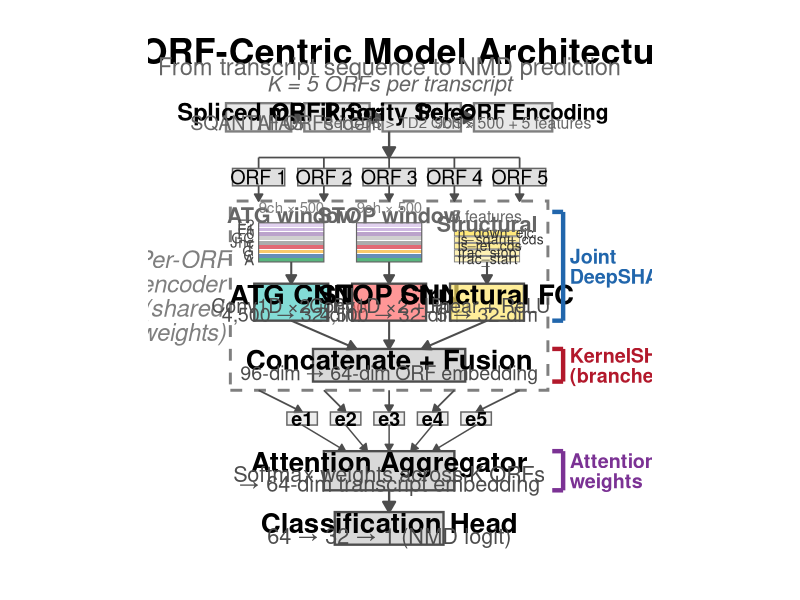

Recreate this plot in R.
#!/usr/bin/env Rscript
# make_architecture_figure.R — v5 model architecture diagram (redesigned)
#
# Color vocabulary:
#   Branch identity — teal (ATG), coral (Stop), gold (Structural)
#   Model processing — warm grey (fusion, attention, classification)
#   Data prep — light grey

library(ggplot2)

# ---------------------------------------------------------------------------
# Color palette — semantic groups
# ---------------------------------------------------------------------------
col_atg      <- "#4ECDC4"   # teal   — ATG branch
col_stop     <- "#FF6B6B"   # coral  — Stop branch
col_struct   <- "#FFE66D"   # gold   — Structural branch
col_process  <- "#C8C8C8"   # warm grey — fusion, attention, classification
col_process_light <- "#DCDCDC"  # lighter grey — ORF pills, embeddings
col_prep     <- "#E8E8E8"   # light grey
col_arrow    <- "grey30"

# SHAP method annotation colors
col_jds  <- "#2166AC"   # Joint DeepSHAP — blue
col_ks   <- "#B2182B"   # KernelSHAP — red
col_att  <- "#7B3294"   # Attention weights — purple

# Sequence channel colors
ch_cols <- c("#109648", "#255C99", "#F7B32B", "#D62839",  # A, C, G, T
             "#888888", "#BBBBBB",                          # junction, GC
             "#9E7BB5", "#B99AD4", "#D4BDE8")               # frame 0, 1, 2

arr <- function(len = 0.3) arrow(length = unit(len, "cm"), type = "closed")

# ---------------------------------------------------------------------------
# Build the figure
# ---------------------------------------------------------------------------
p <- ggplot() +
  coord_fixed(ratio = 1, xlim = c(-3, 18), ylim = c(5.5, 30)) +
  theme_void() +
  theme(plot.margin = margin(5, 5, 5, 5),
        plot.background = element_rect(fill = "white", color = NA),
        panel.background = element_rect(fill = "white", color = NA))

# =========================================================================
# TITLE
# =========================================================================
p <- p +
  annotate("text", x = 7, y = 29.2, label = "v5 ORF-Centric Model Architecture",
           size = 9, fontface = "bold") +
  annotate("text", x = 7, y = 28.5, label = "From transcript sequence to NMD prediction",
           size = 6, color = "grey40") +
  annotate("text", x = 7, y = 27.7,
           label = "K = 5 ORFs per transcript",
           size = 5.5, fontface = "italic", color = "grey40")

# =========================================================================
# DATA PREPARATION PIPELINE
# =========================================================================
prep_y1 <- 25.5; prep_y2 <- 26.8; prep_ym <- (prep_y1 + prep_y2) / 2
prep_title_y <- prep_ym + 0.25; prep_detail_y <- prep_ym - 0.25

p <- p +
  annotate("rect", xmin = -0.5, xmax = 2.5, ymin = prep_y1, ymax = prep_y2,
           fill = col_prep, color = "grey50", linewidth = 0.8) +
  annotate("text", x = 1.0, y = prep_title_y, label = "Spliced mRNA",
           size = 6, fontface = "bold") +
  annotate("text", x = 1.0, y = prep_detail_y, label = "SQANTI FASTA",
           size = 5, color = "grey40") +

  annotate("segment", x = 2.5, xend = 3.1, y = prep_ym, yend = prep_ym,
           arrow = arr(), color = col_arrow, linewidth = 0.8) +

  annotate("rect", xmin = 3.1, xmax = 6.1, ymin = prep_y1, ymax = prep_y2,
           fill = col_prep, color = "grey50", linewidth = 0.8) +
  annotate("text", x = 4.6, y = prep_title_y, label = "ORFik Scan",
           size = 6, fontface = "bold") +
  annotate("text", x = 4.6, y = prep_detail_y, label = "All ORFs identified",
           size = 5, color = "grey40") +

  annotate("segment", x = 6.1, xend = 6.7, y = prep_ym, yend = prep_ym,
           arrow = arr(), color = col_arrow, linewidth = 0.8) +

  annotate("rect", xmin = 6.7, xmax = 10.3, ymin = prep_y1, ymax = prep_y2,
           fill = col_prep, color = "grey50", linewidth = 0.8) +
  annotate("text", x = 8.5, y = prep_title_y, label = "Priority Selection",
           size = 6, fontface = "bold") +
  annotate("text", x = 8.5, y = prep_detail_y, label = "Ref CDS > TD2 CDS > Kozak",
           size = 3.8, color = "grey40") +

  annotate("segment", x = 10.3, xend = 10.9, y = prep_ym, yend = prep_ym,
           arrow = arr(), color = col_arrow, linewidth = 0.8) +

  annotate("rect", xmin = 10.9, xmax = 14.5, ymin = prep_y1, ymax = prep_y2,
           fill = col_prep, color = "grey50", linewidth = 0.8) +
  annotate("text", x = 12.7, y = prep_title_y, label = "Per-ORF Encoding",
           size = 5.5, fontface = "bold") +
  annotate("text", x = 12.7, y = prep_detail_y, label = "9ch \u00D7 500 + 5 features",
           size = 4, color = "grey40")

# =========================================================================
# FAN-OUT: 1 transcript -> K=5 ORFs
# =========================================================================
spread_y <- 24.3
orf_y1 <- 23.0; orf_y2 <- 23.8

p <- p +
  annotate("segment", x = 7.0, xend = 7.0, y = prep_y1, yend = spread_y,
           arrow = arr(), color = col_arrow, linewidth = 0.8)

orf_xs <- c(1.0, 4.0, 7.0, 10.0, 13.0)
orf_w <- 1.2

p <- p +
  annotate("segment", x = orf_xs[1], xend = orf_xs[5], y = spread_y, yend = spread_y,
           color = col_arrow, linewidth = 0.6)

for (i in seq_along(orf_xs)) {
  ox <- orf_xs[i]
  p <- p +
    annotate("segment", x = ox, xend = ox, y = spread_y, yend = orf_y2,
             color = col_arrow, linewidth = 0.6) +
    annotate("rect", xmin = ox - orf_w, xmax = ox + orf_w,
             ymin = orf_y1, ymax = orf_y2,
             fill = col_process_light, alpha = 0.9, color = "grey40", linewidth = 0.5) +
    annotate("text", x = ox, y = (orf_y1 + orf_y2) / 2,
             label = paste0("ORF ", i), size = 5)
}

# =========================================================================
# SHARED-WEIGHT PER-ORF ENCODER (enclosing dashed box)
# All 5 ORFs pass through this encoder; detail shown for one ORF.
# =========================================================================
enc_box_top <- 22.3
enc_box_bot <- 13.6

# Enclosing dashed box
p <- p +
  annotate("rect", xmin = -0.3, xmax = 14.3, ymin = enc_box_bot, ymax = enc_box_top,
           fill = NA, color = "grey50", linewidth = 1.0, linetype = "dashed") +
  annotate("text", x = -2.5, y = (enc_box_top + enc_box_bot) / 2,
           label = "Per-ORF\nencoder\n(shared\nweights)",
           size = 6, fontface = "italic", color = "grey50",
           hjust = 0.5, vjust = 0.5, lineheight = 0.85)

# Arrows from ALL 5 ORF pills into the top of the enclosing box
# Spread arrival points across the top edge
orf_arrival_xs <- c(1.0, 4.0, 7.0, 10.0, 13.0)
for (i in seq_along(orf_xs)) {
  p <- p +
    annotate("segment", x = orf_xs[i], xend = orf_arrival_xs[i],
             y = orf_y1, yend = enc_box_top,
             arrow = arr(0.2), color = col_arrow, linewidth = 0.6)
}

# --- Visual sequence strip for ATG branch (x centered at 2.5) ---
strip_x1 <- 1.0; strip_x2 <- 4.0
strip_base <- 19.5
ch_h <- 0.2
ch_names <- c("A", "C", "G", "T", "Jnc", "GC", "F0", "F1", "F2")
strip_top <- strip_base + 9 * ch_h

for (i in 1:9) {
  sy1 <- strip_base + (i - 1) * ch_h
  sy2 <- sy1 + ch_h * 0.85
  p <- p +
    annotate("rect", xmin = strip_x1, xmax = strip_x2,
             ymin = sy1, ymax = sy2,
             fill = ch_cols[i], alpha = 0.7, color = NA)
}
p <- p +
  annotate("rect", xmin = strip_x1, xmax = strip_x2,
           ymin = strip_base, ymax = strip_top,
           fill = NA, color = "grey40", linewidth = 0.4) +
  annotate("text", x = 2.5, y = strip_top + 0.35,
           label = "ATG window", size = 5.5, fontface = "bold", color = "grey40") +
  annotate("text", x = 2.5, y = strip_top + 0.7,
           label = "9ch \u00D7 500", size = 3.8, color = "grey50")

for (i in 1:9) {
  sy <- strip_base + (i - 0.5) * ch_h
  p <- p +
    annotate("text", x = strip_x1 - 0.2, y = sy, label = ch_names[i],
             size = 3.8, hjust = 1, color = "grey30")
}

# --- Visual sequence strip for Stop branch (x centered at 7.0) ---
strip2_x1 <- 5.5; strip2_x2 <- 8.5

for (i in 1:9) {
  sy1 <- strip_base + (i - 1) * ch_h
  sy2 <- sy1 + ch_h * 0.85
  p <- p +
    annotate("rect", xmin = strip2_x1, xmax = strip2_x2,
             ymin = sy1, ymax = sy2,
             fill = ch_cols[i], alpha = 0.7, color = NA)
}
p <- p +
  annotate("rect", xmin = strip2_x1, xmax = strip2_x2,
           ymin = strip_base, ymax = strip_top,
           fill = NA, color = "grey40", linewidth = 0.4) +
  annotate("text", x = 7.0, y = strip_top + 0.35,
           label = "STOP window", size = 5.5, fontface = "bold", color = "grey40") +
  annotate("text", x = 7.0, y = strip_top + 0.7,
           label = "9ch \u00D7 500", size = 3.8, color = "grey50")

# --- Visual feature table for Structural branch (x centered at 11.5) ---
feat_x1 <- 10.0; feat_x2 <- 13.0
feat_base <- 19.5
feat_h <- 0.3
feat_names <- c("frac_start", "frac_stop", "is_ref_cds", "is_sqanti_cds", "n_down_ejc")
feat_alphas <- c(0.4, 0.5, 0.7, 0.6, 0.9)
feat_top <- feat_base + 5 * feat_h

for (i in 1:5) {
  fy1 <- feat_base + (i - 1) * feat_h
  fy2 <- fy1 + feat_h * 0.85
  p <- p +
    annotate("rect", xmin = feat_x1, xmax = feat_x2,
             ymin = fy1, ymax = fy2,
             fill = col_struct, alpha = feat_alphas[i],
             color = "grey50", linewidth = 0.3) +
    annotate("text", x = feat_x1 + 0.15, y = (fy1 + fy2) / 2,
             label = feat_names[i], size = 3.5, hjust = 0, color = "grey20")
}
p <- p +
  annotate("text", x = 11.5, y = feat_top + 0.25,
           label = "Structural", size = 5.5, fontface = "bold", color = "grey40") +
  annotate("text", x = 11.5, y = feat_top + 0.6,
           label = "5 features", size = 4, color = "grey40")

# --- Arrows from visual inputs down to encoder boxes ---
enc_y2 <- 18.5; enc_y1 <- 16.8
p <- p +
  annotate("segment", x = 2.5, xend = 2.5, y = strip_base, yend = enc_y2,
           arrow = arr(0.25), color = col_arrow, linewidth = 0.7) +
  annotate("segment", x = 7.0, xend = 7.0, y = strip_base, yend = enc_y2,
           arrow = arr(0.25), color = col_arrow, linewidth = 0.7) +
  annotate("segment", x = 11.5, xend = 11.5, y = feat_base, yend = enc_y2,
           arrow = arr(0.25), color = col_arrow, linewidth = 0.7)

# --- Encoder boxes (branch identity colors) ---
p <- p +
  annotate("rect", xmin = 0.8, xmax = 4.2, ymin = enc_y1, ymax = enc_y2,
           fill = col_atg, alpha = 0.7, color = "grey30", linewidth = 0.8) +
  annotate("text", x = 2.5, y = 18.0, label = "ATG CNN",
           size = 7, fontface = "bold") +
  annotate("text", x = 2.5, y = 17.5, label = "Conv1D \u00D72 + Pool",
           size = 5, color = "grey30") +
  annotate("text", x = 2.5, y = 17.1, label = "4,500 \u2192 32-dim",
           size = 5, color = "grey30") +

  annotate("rect", xmin = 5.3, xmax = 8.7, ymin = enc_y1, ymax = enc_y2,
           fill = col_stop, alpha = 0.7, color = "grey30", linewidth = 0.8) +
  annotate("text", x = 7.0, y = 18.0, label = "STOP CNN",
           size = 7, fontface = "bold") +
  annotate("text", x = 7.0, y = 17.5, label = "Conv1D \u00D72 + Pool",
           size = 5, color = "grey30") +
  annotate("text", x = 7.0, y = 17.1, label = "4,500 \u2192 32-dim",
           size = 5, color = "grey30") +

  annotate("rect", xmin = 9.8, xmax = 13.2, ymin = enc_y1, ymax = enc_y2,
           fill = col_struct, alpha = 0.7, color = "grey30", linewidth = 0.8) +
  annotate("text", x = 11.5, y = 18.0, label = "Structural FC",
           size = 7, fontface = "bold") +
  annotate("text", x = 11.5, y = 17.5, label = "Linear + ReLU",
           size = 5, color = "grey30") +
  annotate("text", x = 11.5, y = 17.1, label = "5 \u2192 32-dim",
           size = 5, color = "grey30")

# =========================================================================
# FUSION (inside the enclosing box)
# =========================================================================
fus_y1 <- 14.0; fus_y2 <- 15.5

p <- p +
  annotate("segment", x = 2.5, xend = 5.5, y = enc_y1, yend = fus_y2,
           arrow = arr(0.25), color = col_arrow, linewidth = 0.7) +
  annotate("segment", x = 7.0, xend = 7.0, y = enc_y1, yend = fus_y2,
           arrow = arr(0.25), color = col_arrow, linewidth = 0.7) +
  annotate("segment", x = 11.5, xend = 8.5, y = enc_y1, yend = fus_y2,
           arrow = arr(0.25), color = col_arrow, linewidth = 0.7) +

  annotate("rect", xmin = 3.5, xmax = 10.5, ymin = fus_y1, ymax = fus_y2,
           fill = col_process, alpha = 0.7, color = "grey30", linewidth = 0.8) +
  annotate("text", x = 7.0, y = 15.0, label = "Concatenate + Fusion",
           size = 7, fontface = "bold") +
  annotate("text", x = 7.0, y = 14.4,
           label = "96-dim \u2192 64-dim ORF embedding",
           size = 5, color = "grey30")

# =========================================================================
# ARROWS FROM ENCLOSING BOX TO 5 EMBEDDINGS
# =========================================================================
emb_xs <- c(3, 5, 7, 9, 11)
emb_w <- 0.7
emb_y1 <- 12.0; emb_y2 <- 12.6

# Arrows from enclosing box bottom to each embedding — spread departure points
orf_depart_xs <- c(1.0, 4.0, 7.0, 10.0, 13.0)
for (i in seq_along(emb_xs)) {
  p <- p +
    annotate("segment", x = orf_depart_xs[i], xend = emb_xs[i],
             y = enc_box_bot, yend = emb_y2,
             arrow = arr(0.2), color = col_arrow, linewidth = 0.6) +
    annotate("rect", xmin = emb_xs[i] - emb_w, xmax = emb_xs[i] + emb_w,
             ymin = emb_y1, ymax = emb_y2,
             fill = col_process_light, alpha = 0.5, color = "grey40", linewidth = 0.5) +
    annotate("text", x = emb_xs[i], y = (emb_y1 + emb_y2) / 2,
             label = paste0("e", i), size = 5, fontface = "bold")
}

# =========================================================================
# ATTENTION AGGREGATOR
# =========================================================================
att_y1 <- 9.0; att_y2 <- 10.8

# Arrows from embeddings to attention — symmetric spread
for (i in seq_along(emb_xs)) {
  p <- p +
    annotate("segment", x = emb_xs[i], xend = 5.0 + (i - 1) * 1.0,
             y = emb_y1, yend = att_y2,
             arrow = arr(0.2), color = col_arrow, linewidth = 0.5)
}

p <- p +
  annotate("rect", xmin = 4.0, xmax = 10.0, ymin = att_y1, ymax = att_y2,
           fill = col_process, alpha = 0.7, color = "grey30", linewidth = 0.8) +
  annotate("text", x = 7.0, y = 10.3, label = "Attention Aggregator",
           size = 7, fontface = "bold") +
  annotate("text", x = 7.0, y = 9.75,
           label = "Softmax weights across K ORFs",
           size = 5.5, color = "grey30") +
  annotate("text", x = 7.0, y = 9.3,
           label = "\u2192 64-dim transcript embedding",
           size = 5.5, color = "grey30")

# =========================================================================
# CLASSIFICATION HEAD
# =========================================================================
cls_y1 <- 6.5; cls_y2 <- 8.0

p <- p +
  annotate("segment", x = 7.0, xend = 7.0, y = att_y1, yend = cls_y2,
           arrow = arr(), color = col_arrow, linewidth = 0.8) +
  annotate("rect", xmin = 4.5, xmax = 9.5, ymin = cls_y1, ymax = cls_y2,
           fill = col_process, alpha = 0.7, color = "grey30", linewidth = 0.8) +
  annotate("text", x = 7.0, y = 7.5, label = "Classification Head",
           size = 7, fontface = "bold") +
  annotate("text", x = 7.0, y = 6.9,
           label = "64 \u2192 32 \u2192 1 (NMD logit)",
           size = 5.5, color = "grey30")


# =========================================================================
# SHAP METHOD ANNOTATIONS (right side brackets)
# =========================================================================
bx <- 15.0; tick_l <- 0.5

jds_y1 <- enc_y1; jds_y2 <- strip_top + 0.5
p <- p +
  annotate("segment", x = bx, xend = bx, y = jds_y1, yend = jds_y2,
           color = col_jds, linewidth = 1.5) +
  annotate("segment", x = bx - tick_l, xend = bx, y = jds_y1, yend = jds_y1,
           color = col_jds, linewidth = 1.5) +
  annotate("segment", x = bx - tick_l, xend = bx, y = jds_y2, yend = jds_y2,
           color = col_jds, linewidth = 1.5) +
  annotate("text", x = bx + 0.3, y = (jds_y1 + jds_y2) / 2,
           label = "Joint\nDeepSHAP", size = 5, fontface = "bold",
           color = col_jds, hjust = 0, lineheight = 0.85)

p <- p +
  annotate("segment", x = bx, xend = bx, y = fus_y1, yend = fus_y2,
           color = col_ks, linewidth = 1.5) +
  annotate("segment", x = bx - tick_l, xend = bx, y = fus_y1, yend = fus_y1,
           color = col_ks, linewidth = 1.5) +
  annotate("segment", x = bx - tick_l, xend = bx, y = fus_y2, yend = fus_y2,
           color = col_ks, linewidth = 1.5) +
  annotate("text", x = bx + 0.3, y = (fus_y1 + fus_y2) / 2,
           label = "KernelSHAP\n(branches)", size = 5, fontface = "bold",
           color = col_ks, hjust = 0, lineheight = 0.85)

p <- p +
  annotate("segment", x = bx, xend = bx, y = att_y1, yend = att_y2,
           color = col_att, linewidth = 1.5) +
  annotate("segment", x = bx - tick_l, xend = bx, y = att_y1, yend = att_y1,
           color = col_att, linewidth = 1.5) +
  annotate("segment", x = bx - tick_l, xend = bx, y = att_y2, yend = att_y2,
           color = col_att, linewidth = 1.5) +
  annotate("text", x = bx + 0.3, y = (att_y1 + att_y2) / 2,
           label = "Attention\nweights", size = 5, fontface = "bold",
           color = col_att, hjust = 0, lineheight = 0.85)

cat("Architecture figure built successfully\n")
